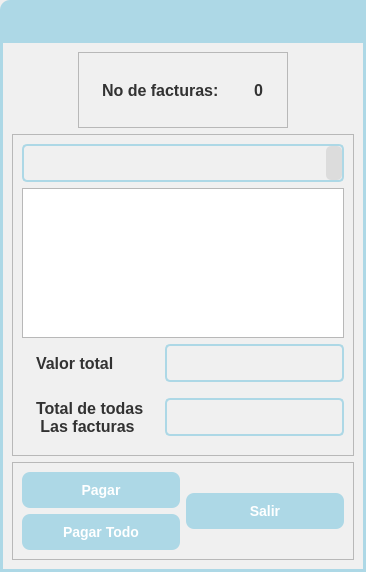
<?xml version="1.0" encoding="UTF-8"?>
<ui version="4.0">
 <class>Dialog</class>
 <widget class="QDialog" name="Dialog">
  <property name="geometry">
   <rect>
    <x>0</x>
    <y>0</y>
    <width>366</width>
    <height>572</height>
   </rect>
  </property>
  <property name="windowTitle">
   <string>Dialog</string>
  </property>
  <layout class="QVBoxLayout" name="verticalLayout">
   <property name="spacing">
    <number>0</number>
   </property>
   <property name="leftMargin">
    <number>0</number>
   </property>
   <property name="topMargin">
    <number>0</number>
   </property>
   <property name="rightMargin">
    <number>0</number>
   </property>
   <property name="bottomMargin">
    <number>0</number>
   </property>
   <item>
    <widget class="QFrame" name="menuBar_frame_2">
     <property name="minimumSize">
      <size>
       <width>0</width>
       <height>40</height>
      </size>
     </property>
     <property name="maximumSize">
      <size>
       <width>16777215</width>
       <height>40</height>
      </size>
     </property>
     <property name="styleSheet">
      <string notr="true">QFrame#menuBar_frame_2{
background-color: rgb(173, 216, 230);
border-top-left-radius: 10px;
}
</string>
     </property>
     <property name="frameShape">
      <enum>QFrame::StyledPanel</enum>
     </property>
     <property name="frameShadow">
      <enum>QFrame::Raised</enum>
     </property>
     <layout class="QHBoxLayout" name="horizontalLayout_5">
      <property name="spacing">
       <number>6</number>
      </property>
      <property name="leftMargin">
       <number>9</number>
      </property>
      <property name="topMargin">
       <number>11</number>
      </property>
      <property name="rightMargin">
       <number>15</number>
      </property>
      <property name="bottomMargin">
       <number>0</number>
      </property>
     </layout>
    </widget>
   </item>
   <item>
    <widget class="QFrame" name="central_frame">
     <property name="styleSheet">
      <string notr="true">QFrame#central_frame{
	border: 3px solid rgb(173, 216, 230); /* Bordes gruesos de color RGB(173, 216, 230) */
    background-color: rgb(240, 240, 240)
}
/* Estilo para QListWidget */
QListWidget {
    font-size: 14px;
    color: rgb(50, 50, 50);
    background-color: rgb(240, 240, 240);
    border: 2px solid rgb(173, 216, 230);
    border-radius: 5px;
    padding: 8px;
    min-width: 150px; /* Ancho mínimo para asegurar que se vean los elementos */
}

/* Efecto al pasar el mouse sobre un elemento en QListWidget */
QListWidget::item:hover {
    background-color: rgb(200, 220, 240);
}

/* Efecto al seleccionar un elemento en QListWidget */
QListWidget::item:selected {
    background-color: rgb(150, 200, 220);
    color: white;
}

/* Estilo para QLabel */
QLabel {
    font-size: 16px;
    font-weight: bold;
    color: rgb(50, 50, 50);
    background-color: rgb(240, 240, 240);
    padding: 10px;
}

/* Estilo para QPushButton */
QPushButton {
    font-size: 14px;
    font-weight: bold;
    color: white;
    background-color: rgb(173, 216, 230);
    border: none;
    border-radius: 8px;
    padding: 10px 20px;
}

/* Efecto al pasar el mouse sobre el botón */
QPushButton:hover {
    background-color: rgb(150, 200, 220);
}

/* Efecto al presionar el botón */
QPushButton:pressed {
    background-color: rgb(130, 180, 200);
}
/* Estilo para QLineEdit */
QLineEdit {
    font-size: 14px;
    color: rgb(50, 50, 50);
    background-color: rgb(240, 240, 240);
    border: 2px solid rgb(173, 216, 230);
    border-radius: 5px;
    padding: 8px;
}

/* Efecto al pasar el mouse sobre el QLineEdit */
QLineEdit:hover {
    border: 2px solid rgb(150, 200, 220);
}

/* Efecto al estar enfocado en el QLineEdit */
QLineEdit:focus {
    border: 2px solid rgb(50, 150, 220);
}
/* Estilo para QComboBox */
QComboBox {
    font-size: 14px;
    color: rgb(50, 50, 50);
    background-color: rgb(240, 240, 240);
    border: 2px solid rgb(173, 216, 230);
    border-radius: 5px;
    padding: 8px;
}

/* Estilo para el desplegable del QComboBox */
QComboBox::drop-down {
    background-color: rgb(220, 220, 220);
    border: none;
    border-radius: 5px;
}

/* Efecto al pasar el mouse sobre el QComboBox */
QComboBox:hover {
    border: 2px solid rgb(150, 200, 220);
}

</string>
     </property>
     <property name="frameShape">
      <enum>QFrame::StyledPanel</enum>
     </property>
     <property name="frameShadow">
      <enum>QFrame::Raised</enum>
     </property>
     <layout class="QGridLayout" name="gridLayout_2">
      <item row="2" column="0">
       <widget class="QFrame" name="buttons_frame">
        <property name="minimumSize">
         <size>
          <width>304</width>
          <height>0</height>
         </size>
        </property>
        <property name="frameShape">
         <enum>QFrame::StyledPanel</enum>
        </property>
        <property name="frameShadow">
         <enum>QFrame::Raised</enum>
        </property>
        <layout class="QGridLayout" name="gridLayout_3">
         <item row="1" column="0">
          <widget class="QPushButton" name="cancel_pushButton_4">
           <property name="minimumSize">
            <size>
             <width>123</width>
             <height>0</height>
            </size>
           </property>
           <property name="text">
            <string>Pagar Todo</string>
           </property>
          </widget>
         </item>
         <item row="0" column="0">
          <widget class="QPushButton" name="cancel_pushButton_3">
           <property name="minimumSize">
            <size>
             <width>123</width>
             <height>0</height>
            </size>
           </property>
           <property name="text">
            <string>Pagar</string>
           </property>
          </widget>
         </item>
         <item row="0" column="2" rowspan="2">
          <widget class="QPushButton" name="cancel_pushButton">
           <property name="minimumSize">
            <size>
             <width>123</width>
             <height>0</height>
            </size>
           </property>
           <property name="text">
            <string>Salir</string>
           </property>
          </widget>
         </item>
        </layout>
       </widget>
      </item>
      <item row="1" column="0">
       <widget class="QFrame" name="frame">
        <property name="frameShape">
         <enum>QFrame::StyledPanel</enum>
        </property>
        <property name="frameShadow">
         <enum>QFrame::Raised</enum>
        </property>
        <layout class="QGridLayout" name="gridLayout_4">
         <item row="0" column="0" colspan="2">
          <widget class="QComboBox" name="comboBox"/>
         </item>
         <item row="2" column="1">
          <widget class="QLineEdit" name="lineEdit"/>
         </item>
         <item row="1" column="0" colspan="2">
          <widget class="QPlainTextEdit" name="plainTextEdit"/>
         </item>
         <item row="2" column="0">
          <widget class="QLabel" name="label_3">
           <property name="text">
            <string>Valor total </string>
           </property>
          </widget>
         </item>
         <item row="3" column="0">
          <widget class="QLabel" name="label_4">
           <property name="text">
            <string>Total de todas
 Las facturas</string>
           </property>
          </widget>
         </item>
         <item row="3" column="1">
          <widget class="QLineEdit" name="lineEdit_2"/>
         </item>
        </layout>
       </widget>
      </item>
      <item row="0" column="0" alignment="Qt::AlignHCenter">
       <widget class="QFrame" name="frame_2">
        <property name="minimumSize">
         <size>
          <width>0</width>
          <height>76</height>
         </size>
        </property>
        <property name="frameShape">
         <enum>QFrame::StyledPanel</enum>
        </property>
        <property name="frameShadow">
         <enum>QFrame::Raised</enum>
        </property>
        <layout class="QGridLayout" name="gridLayout">
         <item row="0" column="0" alignment="Qt::AlignLeft">
          <widget class="QLabel" name="label">
           <property name="text">
            <string>No de facturas:</string>
           </property>
          </widget>
         </item>
         <item row="0" column="1">
          <widget class="QLabel" name="label_2">
           <property name="text">
            <string>0</string>
           </property>
          </widget>
         </item>
        </layout>
       </widget>
      </item>
     </layout>
    </widget>
   </item>
  </layout>
 </widget>
 <resources>
  <include location="../icons.qrc"/>
  <include location="../fotos.qrc"/>
 </resources>
 <connections/>
</ui>
